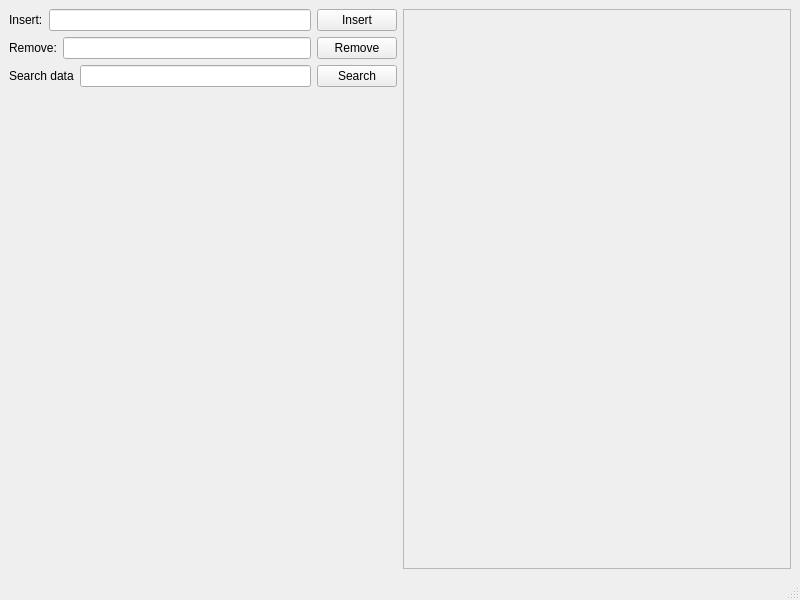
<?xml version="1.0" encoding="UTF-8"?>
<ui version="4.0">
 <class>MainWindow</class>
 <widget class="QMainWindow" name="MainWindow">
  <property name="geometry">
   <rect>
    <x>0</x>
    <y>0</y>
    <width>800</width>
    <height>600</height>
   </rect>
  </property>
  <property name="windowTitle">
   <string>Patricia Tree Store Binary Different Len Keys</string>
  </property>
  <widget class="QWidget" name="centralwidget">
   <layout class="QHBoxLayout" name="horizontalLayout_2">
    <item>
     <layout class="QHBoxLayout" name="horizontalMainLayout">
      <item>
       <layout class="QVBoxLayout" name="verticalLayoutOfConf">
        <item>
         <layout class="QHBoxLayout" name="horizontalLayoutOfInsert">
          <item>
           <widget class="QLabel" name="label">
            <property name="text">
             <string>Insert:</string>
            </property>
           </widget>
          </item>
          <item>
           <widget class="QLineEdit" name="lineEditOfInsert"/>
          </item>
          <item>
           <widget class="QPushButton" name="pushButtonOfInsert">
            <property name="text">
             <string>Insert</string>
            </property>
           </widget>
          </item>
         </layout>
        </item>
        <item>
         <layout class="QHBoxLayout" name="horizontalLayoutOfRemove">
          <item>
           <widget class="QLabel" name="label_2">
            <property name="text">
             <string>Remove:</string>
            </property>
           </widget>
          </item>
          <item>
           <widget class="QLineEdit" name="lineEditOfRemove"/>
          </item>
          <item>
           <widget class="QPushButton" name="pushButtonOfRemove">
            <property name="text">
             <string>Remove</string>
            </property>
           </widget>
          </item>
         </layout>
        </item>
        <item>
         <layout class="QHBoxLayout" name="horizontalLayoutOfSearch">
          <item>
           <widget class="QLabel" name="label_3">
            <property name="text">
             <string>Search data</string>
            </property>
           </widget>
          </item>
          <item>
           <widget class="QLineEdit" name="lineEditOfSearch"/>
          </item>
          <item>
           <widget class="QPushButton" name="pushButtonOfSearch">
            <property name="text">
             <string>Search</string>
            </property>
           </widget>
          </item>
         </layout>
        </item>
        <item>
         <spacer name="verticalSpacer">
          <property name="orientation">
           <enum>Qt::Vertical</enum>
          </property>
          <property name="sizeHint" stdset="0">
           <size>
            <width>20</width>
            <height>40</height>
           </size>
          </property>
         </spacer>
        </item>
       </layout>
      </item>
      <item>
       <layout class="QVBoxLayout" name="verticalLayoutOfImage">
        <item>
         <widget class="QScrollArea" name="scrollArea">
          <property name="widgetResizable">
           <bool>true</bool>
          </property>
          <widget class="QWidget" name="scrollAreaWidgetContents">
           <property name="geometry">
            <rect>
             <x>0</x>
             <y>0</y>
             <width>383</width>
             <height>533</height>
            </rect>
           </property>
           <layout class="QVBoxLayout" name="verticalLayout">
            <item>
             <widget class="QLabel" name="labelOfImage">
              <property name="text">
               <string/>
              </property>
             </widget>
            </item>
           </layout>
          </widget>
         </widget>
        </item>
       </layout>
      </item>
     </layout>
    </item>
   </layout>
  </widget>
  <widget class="QMenuBar" name="menubar">
   <property name="geometry">
    <rect>
     <x>0</x>
     <y>0</y>
     <width>800</width>
     <height>22</height>
    </rect>
   </property>
  </widget>
  <widget class="QStatusBar" name="statusbar"/>
 </widget>
 <resources/>
 <connections/>
</ui>
